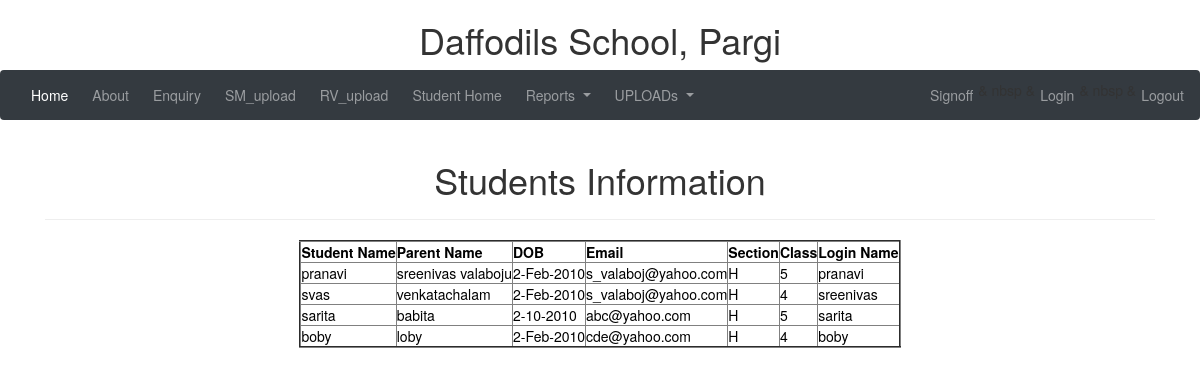
The page /student_info/ (signed in) on the database its author committed.
### testapp/models.py (models this page shows)
class Student(models.Model):
    sname=models.CharField(max_length=20)
    pname=models.CharField(max_length=20)
    DOB=models.CharField(max_length=20)
    email=models.EmailField(max_length=30)
    section=models.CharField(max_length=6)
    classx=models.CharField(max_length=3)
    lname=models.CharField(max_length=20)

### testapp/views.py (the view)
# urls.py: path('student_info/', views.student_info_view),
@login_required
def student_info_view(request):
    students=Student.objects.all()
    return render(request,'testapp/results.html',{'students':students})

### templates/testapp/results.html
<!DOCTYPE html>
{%extends 'testapp/base.html' %}
{%load static%}
{%block child_block%}
<link rel="stylesheet" href="{%static "css/homer.css"%}">
<div class="container" align="center">
<h1>Students Information</h1> <hr>
{%if students%}
  <table border="2" >
    <thead>
      <th>Student Name</th>
      <th>Parent Name</th>
      <th>DOB</th>
      <th>Email</th>
      <th>Section</th>
      <th>Class</th>
      <th>Login Name</th>
    </thead>
    {%for student in students%}
    <tr>
      <td>{{student.sname}}</td>
      <td>{{student.pname}}</td>
      <td>{{student.DOB}}</td>
      <td>{{student.email}}</td>
      <td>{{student.section}}</td>
      <td>{{student.classx}}</td>
      <td>{{student.lname}}</td>
    </tr>
    {%endfor%}
  </table>
    {%else%}
    <p>No student Information</p>
    {%endif%}
</div>
{%endblock%}

### templates/testapp/base.html (shortened to what this page needs)
<!DOCTYPE html>
{%load static%}
<html lang="en" dir="ltr">
  <head>
    <link rel="stylesheet" href="https://stackpath.bootstrapcdn.com/bootstrap/4.5.0/css/bootstrap.min.css"
>
  <link rel="stylesheet" href="https://maxcdn.bootstrapcdn.com/bootstrap/3.4.1/css/bootstrap.min.css">
  <link rel="stylesheet" href="{%static "css/base.css"%}">
  <link rel="stylesheet" href="{%static "css/home.css"%}">
 <div class="container">
   <div class="" align=center>
         <h1>Daffodils School, Pargi </h1>
 </div>
 </div>
  </head>
  <body>
  <nav class="navbar navbar-expand-md navbar-dark bg-dark"  >
    <div class="collapse navbar-collapse" id="navbarCollapse">
      <div class="navbar-nav">
           <a href="/home" class="nav-item nav-link active">Home</a> &emsp;
           <a href="/contact" class="nav-item nav-link">About</a> &emsp;
           <a href="/enquiry" class="nav-item nav-link">Enquiry</a> &emsp;
           <a href="/smupload" class="nav-item nav-link">SM_upload</a> &emsp;
           <a href="/rvupload" class="nav-item nav-link">RV_upload</a> &emsp;
           <a href="/shome" class="nav-item nav-link">Student Home</a> &emsp;
           <a class="nav-item dropdown"> <! start>
           <a class="nav-link dropdown-toggle" href="#" id="navbarDropdownMenuLink" role="button" data-toggle="dropdown" aria-haspopup="true" aria-expanded="false">
             Reports
           </a> &emsp;
            </a> <!end>
           <div>
            <a class="nav-item dropdown"> <! start>
            <a class="nav-link dropdown-toggle" href="#" id="navbarDropdownMenuLink" role="button" data-toggle="dropdown" aria-haspopup="true" aria-expanded="false">
              UPLOADs
            </a>
             </a> <!end>
           </div>
       </div>
          <div class='nav navbar-nav navbar-right'>
              <a href="#" class="nav-item nav-link" >Signoff</a> & nbsp&nbsp&
              <a href="/accounts/login" class="nav-item nav-link">Login</a> & nbsp&nbsp&
              <a href="/accounts/logout" class="nav-item nav-link">Logout</a>
          </div
    </div>
</nav>
   {%block child_block%}
   {%endblock%}
  </body>
</html>

### static/css/home.css (style rules this page uses)
body { background: url(https://images.unsplash.com/photo-1566835745069-cebca4b64ce3?ixlib=rb-1.2.1&ixid=eyJhcHBfaWQiOjEyMDd9&auto=format&fit=crop&w=500&q=60); background-repeat: no-repeat; background-size: cover; }

### static/css/homer.css (style rules this page uses)
table { border-color: Rose; color: Black; }
body { background: url(https://images.unsplash.com/photo-1583297116860-5896feaee4a7?ixlib=rb-1.2.1&ixid=eyJhcHBfaWQiOjEyMDd9&auto=format&fit=crop&w=634&q=80); background-repeat: no-repeat; background-size: cover; }

### rows shown on the page
Student: sname "pranavi", pname "sreenivas valaboju", DOB "2-Feb-2010", email "s_valaboj@yahoo.com", section "H", classx "5", lname "pranavi"
Student: sname "svas", pname "venkatachalam", DOB "2-Feb-2010", email "s_valaboj@yahoo.com", section "H", classx "4", lname "sreenivas"
Student: sname "sarita", pname "babita", DOB "2-10-2010", email "abc@yahoo.com", section "H", classx "5", lname "sarita"
Student: sname "boby", pname "loby", DOB "2-Feb-2010", email "cde@yahoo.com", section "H", classx "4", lname "boby"
